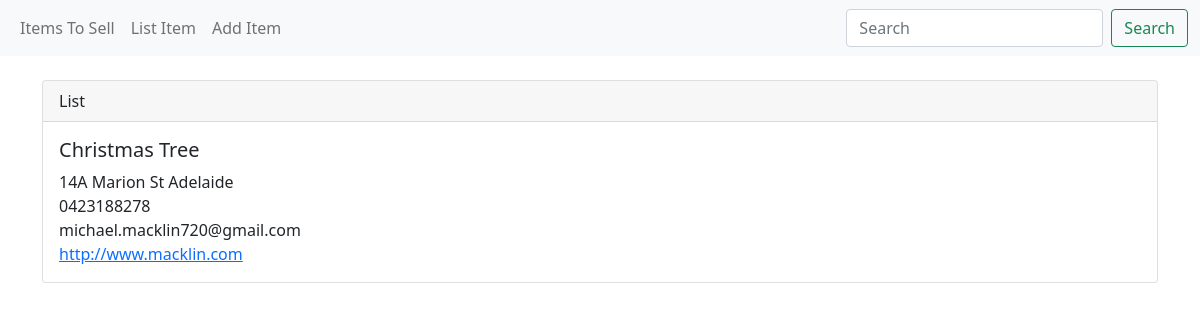
The page /show_list/9 on the database its author committed.
### items_db/models.py (models this page shows, shortened)
class Item(models.Model):
	item_name = models.CharField('Item Name', max_length=120)
	category = models.CharField(max_length=30)
	description = models.TextField(blank=True)
	source = models.ForeignKey(Source, blank=True, null=True, on_delete=models.CASCADE)
	value = models.DecimalField(max_digits=6, decimal_places=2)
	sell =  models.DecimalField(max_digits=6, decimal_places=2)
	comments =  models.TextField(blank=True)
	def __str__(self):
		return self.item_name

class Source(models.Model):
	name = models.CharField('Location Name', max_length=120)
	address = models.CharField(max_length=120)
	postcode = models.CharField(max_length=10)
	phone = models.CharField('Contact Phone', max_length=10)
	web = models.URLField('Website Address')
	email = models.EmailField('Email Address')

### items_db/views.py (the view)
# urls.py: path('show_list/<list_id>', views.show_list, name="show-list"),
def show_list(request, list_id):
	key_item = Item.objects.get(pk=list_id)
	return render(request, 'show_list.html', {'key_item': key_item})

### items_db/templates/show_list.html
{% extends 'base.html' %}
{% block content %}
<div class="card">
  <div class="card-header">
    List
  </div>
  <div class="card-body">
    <h5 class="card-title">{{ key_item }}</h5>
    <p class="card-text">
    {{ key_item.source.address }}<br/>
    {{ key_item.source.phone }}<br/>
    {{ key_item.source.email }}<br/>
    <a href="{{ key_item.source.web }}">{{ key_item.source.web }} </a><br/>
    </p>
  </div>
</div>
{% endblock %}

### rows shown on the page
Item: item_name "Christmas Tree", source.address "14A Marion St Adelaide", source.phone "0423188278", source.email "michael.macklin720@gmail.com", source.web "http://www.macklin.com"
